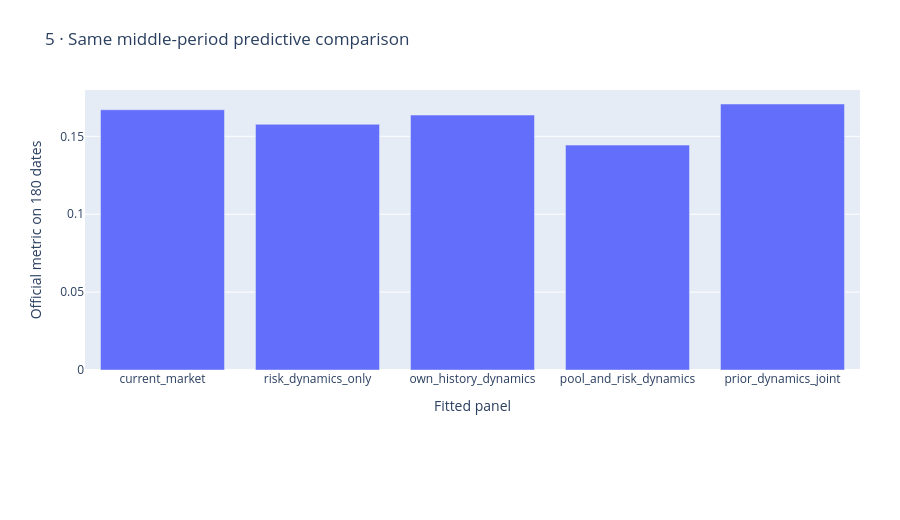

Notebook code cell kept with this figure:
### Markdown cell above
## Matched model scores

All scores in this chart cover the same180 middle-period dates. Never compare directly to the pooled535-date score.

### Code cell
figures[4].show()

### Figure 1 — Plotly figure (JSON) as saved in the notebook; plotly's stock layout.template omitted (floating-point values rounded to 4 significant figures)
{"data": [{"type": "bar", "x": ["current_market", "risk_dynamics_only", "own_history_dynamics", "pool_and_risk_dynamics", "prior_dynamics_joint"], "y": [0.167, 0.1577, 0.1636, 0.1444, 0.1707]}], "layout": {"height": 520, "legend": {"orientation": "h", "y": -0.38}, "margin": {"b": 150, "l": 85, "r": 40, "t": 90}, "title": {"text": "5 · Same middle-period predictive comparison"}, "xaxis": {"title": {"text": "Fitted panel"}}, "yaxis": {"title": {"text": "Official metric on 180 dates"}}}}
